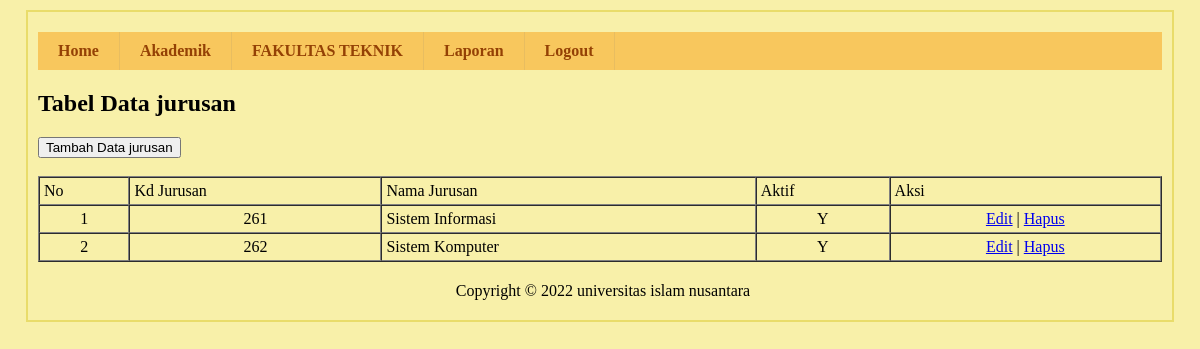
Before: /sisfo-kampus/media.php?page=jurusan (signed in) with the older database file.
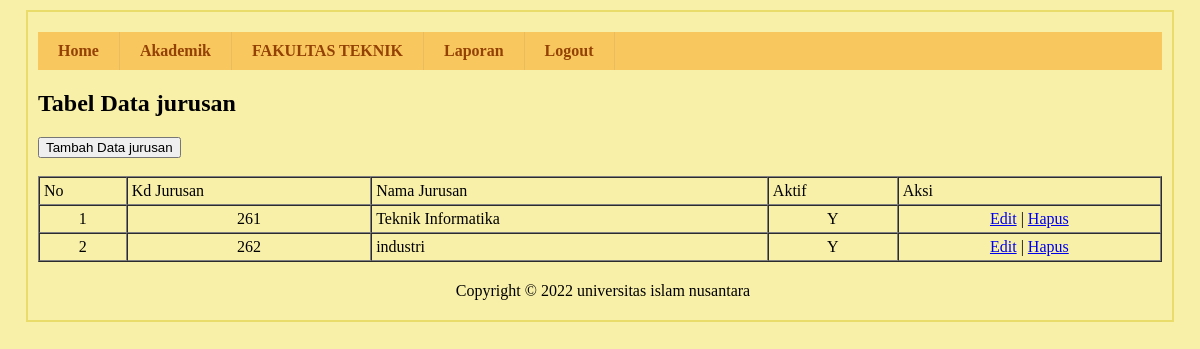
After: the same page with the newer database file.
### tables this page shows
CREATE TABLE `tbl_jurusan` (
  `kd_jurusan` varchar(5) NOT NULL,
  `nama_jurusan` varchar(20) NOT NULL,
  `aktif` enum('Y','T') NOT NULL
);

### sisfo-kampus/tabel/tabel_jurusan.php (the view)
<h2>Tabel Data jurusan</h2>
<button type="button" onclick=window.location.href='./media.php?page=form-jurusan'>Tambah Data jurusan</button> <br><br>
<table width="100%" border="1" cellpadding="4" cellspacing="0">
    <tr>
        <td>No</td>
        <td>Kd Jurusan</td>
        <td>Nama Jurusan</td>
        <td>Aktif</td>
        <td>Aksi</td>
    </tr>
    <?php
    include "koneksi.php";
    $sql = mysqli_query($conn, "SELECT * FROM tbl_jurusan ");
    $no = 1;
    while ($row = mysqli_fetch_array($sql)) {
    ?>
        <tr>
            <td align='center'> <?php echo $no; ?> </td>
            <td align='center'> <?php echo $row['kd_jurusan']; ?> </td>
            <td> <?php echo $row['nama_jurusan']; ?> </td>
            <td align='center'> <?php echo $row['aktif']; ?> </td>
            <td align='center'>
                <a href="media.php?page=editjurusan&kdjurusan=<?php echo $row['kd_jurusan']; ?>">Edit</a> |
                <a href="media.php?page=hapusjurusan&kdjurusan=<?php echo $row['kd_jurusan']; ?>">Hapus</a>
            </td>
        </tr>
    <?php
        $no++;
    }
    ?>
</table>

Changed rows visible on the page:
changed tbl_jurusan id 261: nama_jurusan "Sistem Informasi" → "Teknik Informatika"
changed tbl_jurusan id 262: nama_jurusan "Sistem Komputer" → "industri"
